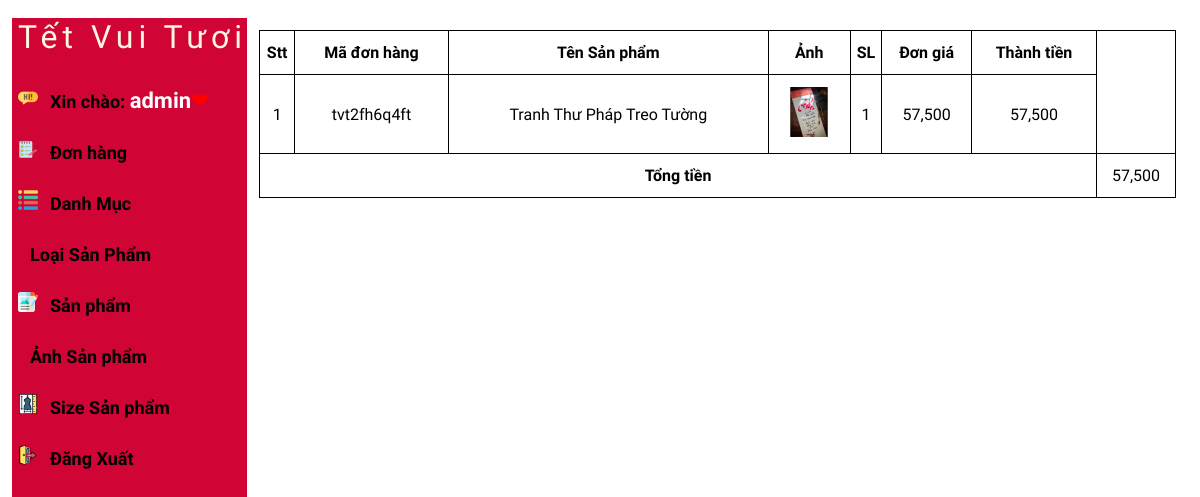
The page /admin/orderdetail.php?order_ma=2fh6q4ft4onagiang551a48pcn (signed in) on the database its author committed.
### tables this page shows
CREATE TABLE IF NOT EXISTS `tbl_carta` (
  `cartA_id` int NOT NULL AUTO_INCREMENT,
  `sanpham_anh` varchar(255) NOT NULL,
  `session_idA` varchar(255) NOT NULL,
  `sanpham_id` int NOT NULL,
  `sanpham_tieude` varchar(255) NOT NULL,
  `sanpham_gia` varchar(255) NOT NULL,
  `color_anh` varchar(255) NOT NULL,
  `quantitys` varchar(255) NOT NULL,
  `sanpham_size` varchar(255) NOT NULL,
  PRIMARY KEY (`cartA_id`)
);

### admin/lib/database.php (called while the page is built, shortened)
<?php
Class Database{
   public $host   = DB_HOST;
   public $user   = DB_USER;
   public $pass   = DB_PASS;
   public $dbname = DB_NAME;
   public $link;
private function connectDB(){
   $this->link = new mysqli($this->host, $this->user, $this->pass,
    $this->dbname);
 }
public function select($query){
  mysqli_set_charset($this->link,'UTF8');
  $result = $this->link->query($query) or
   die($this->link->error.__LINE__);
  if($result->num_rows > 0){
    return $result;
  } else {
    return false;
  }
 }
}

### admin/class/product_class.php (called while the page is built, shortened)
<?php
 class product
 {
    private $db;
    public function __construct()
    {
        $this ->db = new Database();
    }
public function show_order_detail($order_ma){
    $query = "SELECT * FROM tbl_carta WHERE session_idA = '$order_ma' ORDER BY carta_id DESC";
    $result = $this -> db ->select($query);
    return $result;
}
    }
?>

### admin/orderdetail.php (the view, shortened to what this page needs)
<?php
include "header.php";
include "leftside.php";
?>
<?php
$product = new product();
if (isset($_GET['order_ma'])|| $_GET['order_ma']!=NULL){
    $order_ma = $_GET['order_ma'];
    }
?>
<div class="admin-content-right">
    <div class="table-content">
        <table>
            <tr>
                <th>Stt</th>
                <th>Mã đơn hàng</th>
                <th>Tên Sản phẩm</th>
                <th>Ảnh </th>
                <th>SL</th>
                <th>Đơn giá</th>
                <th>Thành tiền</th>
            </tr>
            <?php
                     $TT = 0;
               $show_order_detail = $product  -> show_order_detail($order_ma);
               if($show_order_detail){$i=0;while($result = $show_order_detail->fetch_assoc()){$i++;
                ?>
            <tr>
                <td> <?php echo $i ?></td>
                <td> tvt<?php $ma = substr($result['session_idA'],0,8); echo $ma   ?></td>
                <td> <?php echo $result['sanpham_tieude']?></td>
                <td><img style="width:50px" src="uploads/<?php echo basename($result['sanpham_anh']); ?>" alt="">
                </td>
                <td> <?php echo $result['quantitys']?></td>
                <td> <?php $c = number_format($result['sanpham_gia']); echo $c  ?></td>
                <td><?php $a = (int)$result['sanpham_gia']; $b = (int)$result['quantitys']; $TTA = $a*$b; $f = number_format($TTA); echo $f  ?>
                </td>
            </tr>
            <?php
                     $TT =  $TT  + $TTA ;
                     }}
                  ?>
            <tr>
                <td style="font-weight: bold;" colspan="7">Tổng tiền</td>
                <td><?php $k = number_format($TT); echo $k ?></td>
            </tr>
        </table>
    </div>
</div>
</section>
</body>
</html>

### admin/css/style.css (style rules this page uses)
:root { --maincolor: #FFF5E1; --subcolor: #FFF5E1; }
* { padding: 0; margin: 0; box-sizing: border-box; }
.admin-content-right { width: 80%; background-color: white; padding: 12px 12px; height: 100vh; overflow-y: scroll; }
.table-content table { width: 100%; }
.table-content table,th,td { text-align: center; border: 1px solid black; border-collapse: collapse; padding: 12px 0; font-family: 'Bona Nova', serif; }
.table-content table img { width: 200px; }

### rows shown on the page
tbl_carta: session_idA "2fh6q4ft", sanpham_tieude "Tranh Thư Pháp Treo Tường", sanpham_anh (picture), quantitys "1", sanpham_gia "57,500", f "57,500"

### other values the page prints
Session::get('admin_name') "admin"
$k "57,500"
